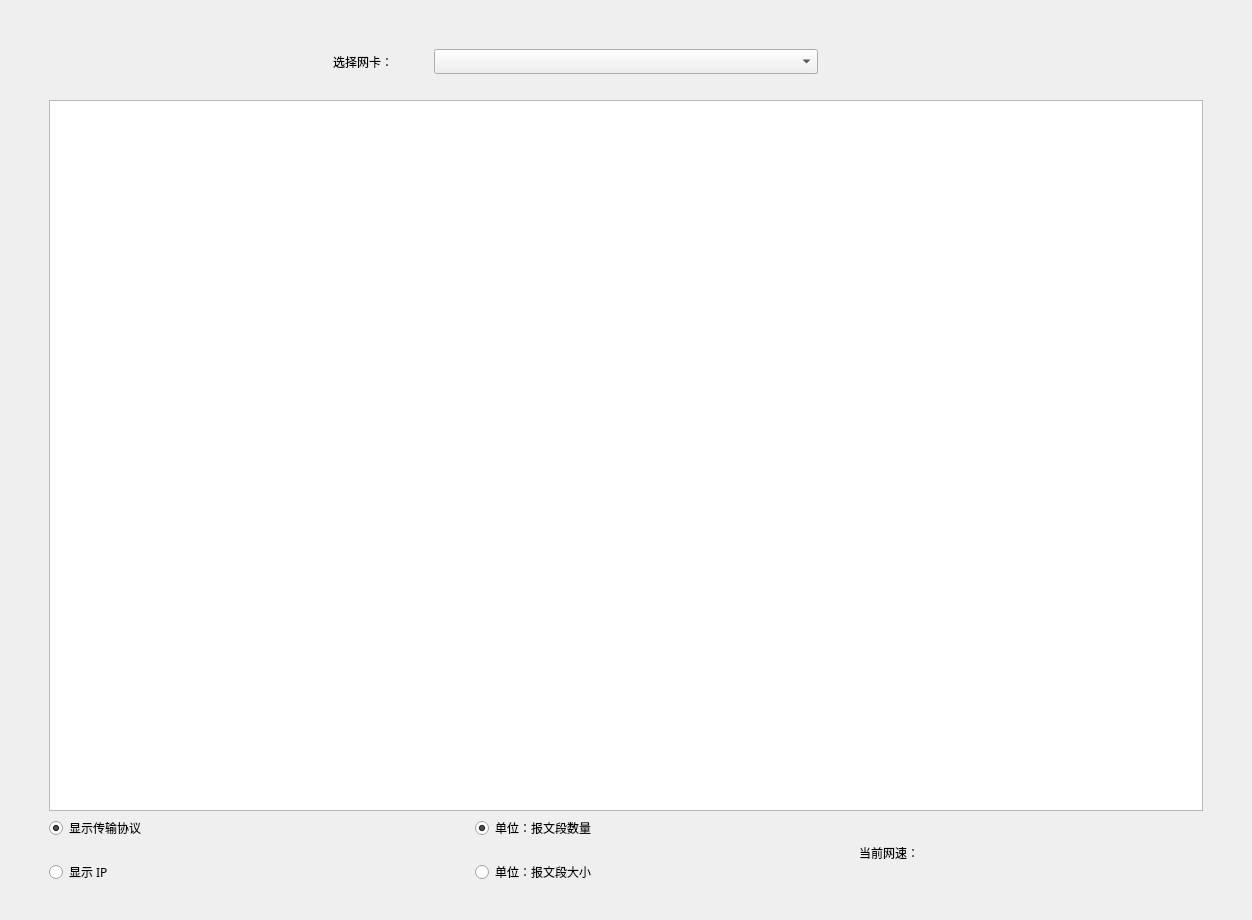
<?xml version="1.0" encoding="UTF-8"?>
<ui version="4.0">
 <class>MainWindow</class>
 <widget class="QMainWindow" name="MainWindow">
  <property name="geometry">
   <rect>
    <x>0</x>
    <y>0</y>
    <width>1252</width>
    <height>920</height>
   </rect>
  </property>
  <property name="sizePolicy">
   <sizepolicy hsizetype="Expanding" vsizetype="Expanding">
    <horstretch>0</horstretch>
    <verstretch>0</verstretch>
   </sizepolicy>
  </property>
  <property name="font">
   <font>
    <family>微软雅黑</family>
   </font>
  </property>
  <property name="mouseTracking">
   <bool>false</bool>
  </property>
  <property name="windowTitle">
   <string>流量监控软件</string>
  </property>
  <widget class="QWidget" name="centralwidget">
   <property name="sizePolicy">
    <sizepolicy hsizetype="Expanding" vsizetype="Expanding">
     <horstretch>0</horstretch>
     <verstretch>0</verstretch>
    </sizepolicy>
   </property>
   <layout class="QHBoxLayout" name="horizontalLayout_2">
    <item>
     <layout class="QHBoxLayout" name="horizontalLayout">
      <item>
       <spacer name="horizontalSpacer">
        <property name="orientation">
         <enum>Qt::Horizontal</enum>
        </property>
        <property name="sizeType">
         <enum>QSizePolicy::Fixed</enum>
        </property>
        <property name="sizeHint" stdset="0">
         <size>
          <width>40</width>
          <height>20</height>
         </size>
        </property>
       </spacer>
      </item>
      <item>
       <layout class="QVBoxLayout" name="verticalLayout">
        <item>
         <layout class="QGridLayout" name="gridLayout" rowstretch="0,0,0,0,0,0,0,0,0,0,0,0,0" columnstretch="0,0,0,0">
          <property name="sizeConstraint">
           <enum>QLayout::SetNoConstraint</enum>
          </property>
          <property name="horizontalSpacing">
           <number>41</number>
          </property>
          <property name="verticalSpacing">
           <number>5</number>
          </property>
          <item row="1" column="1" colspan="2">
           <widget class="QComboBox" name="combo_interface"/>
          </item>
          <item row="11" column="2">
           <widget class="QRadioButton" name="radio_length">
            <property name="sizePolicy">
             <sizepolicy hsizetype="Expanding" vsizetype="Fixed">
              <horstretch>0</horstretch>
              <verstretch>0</verstretch>
             </sizepolicy>
            </property>
            <property name="text">
             <string>单位：报文段大小</string>
            </property>
            <property name="autoExclusive">
             <bool>false</bool>
            </property>
           </widget>
          </item>
          <item row="11" column="0">
           <widget class="QRadioButton" name="radio_ip">
            <property name="sizePolicy">
             <sizepolicy hsizetype="Expanding" vsizetype="Fixed">
              <horstretch>0</horstretch>
              <verstretch>0</verstretch>
             </sizepolicy>
            </property>
            <property name="text">
             <string>显示 IP</string>
            </property>
            <property name="autoExclusive">
             <bool>false</bool>
            </property>
           </widget>
          </item>
          <item row="7" column="0">
           <widget class="QRadioButton" name="radio_protocol">
            <property name="sizePolicy">
             <sizepolicy hsizetype="Expanding" vsizetype="Fixed">
              <horstretch>0</horstretch>
              <verstretch>0</verstretch>
             </sizepolicy>
            </property>
            <property name="text">
             <string>显示传输协议</string>
            </property>
            <property name="checked">
             <bool>true</bool>
            </property>
            <property name="autoExclusive">
             <bool>false</bool>
            </property>
           </widget>
          </item>
          <item row="7" column="2">
           <widget class="QRadioButton" name="radio_packet">
            <property name="sizePolicy">
             <sizepolicy hsizetype="Expanding" vsizetype="Fixed">
              <horstretch>0</horstretch>
              <verstretch>0</verstretch>
             </sizepolicy>
            </property>
            <property name="text">
             <string>单位：报文段数量</string>
            </property>
            <property name="checked">
             <bool>true</bool>
            </property>
            <property name="autoExclusive">
             <bool>false</bool>
            </property>
           </widget>
          </item>
          <item row="4" column="0" colspan="4">
           <widget class="QGraphicsView" name="graphics_view"/>
          </item>
          <item row="3" column="0" colspan="4">
           <widget class="QLabel" name="label">
            <property name="text">
             <string/>
            </property>
           </widget>
          </item>
          <item row="1" column="0">
           <widget class="QLabel" name="label_interface">
            <property name="text">
             <string>选择网卡：</string>
            </property>
            <property name="alignment">
             <set>Qt::AlignRight|Qt::AlignTrailing|Qt::AlignVCenter</set>
            </property>
           </widget>
          </item>
          <item row="7" column="3" rowspan="6">
           <widget class="QLabel" name="netspeed_label">
            <property name="sizePolicy">
             <sizepolicy hsizetype="Expanding" vsizetype="Expanding">
              <horstretch>0</horstretch>
              <verstretch>0</verstretch>
             </sizepolicy>
            </property>
            <property name="text">
             <string>当前网速：</string>
            </property>
           </widget>
          </item>
          <item row="0" column="1" colspan="2">
           <spacer name="verticalSpacer">
            <property name="orientation">
             <enum>Qt::Vertical</enum>
            </property>
            <property name="sizeType">
             <enum>QSizePolicy::Fixed</enum>
            </property>
            <property name="sizeHint" stdset="0">
             <size>
              <width>20</width>
              <height>40</height>
             </size>
            </property>
           </spacer>
          </item>
         </layout>
        </item>
        <item>
         <widget class="QLabel" name="label_2">
          <property name="text">
           <string/>
          </property>
         </widget>
        </item>
       </layout>
      </item>
      <item>
       <spacer name="horizontalSpacer_2">
        <property name="orientation">
         <enum>Qt::Horizontal</enum>
        </property>
        <property name="sizeType">
         <enum>QSizePolicy::Fixed</enum>
        </property>
        <property name="sizeHint" stdset="0">
         <size>
          <width>40</width>
          <height>20</height>
         </size>
        </property>
       </spacer>
      </item>
     </layout>
    </item>
   </layout>
  </widget>
 </widget>
 <resources/>
 <connections/>
</ui>
